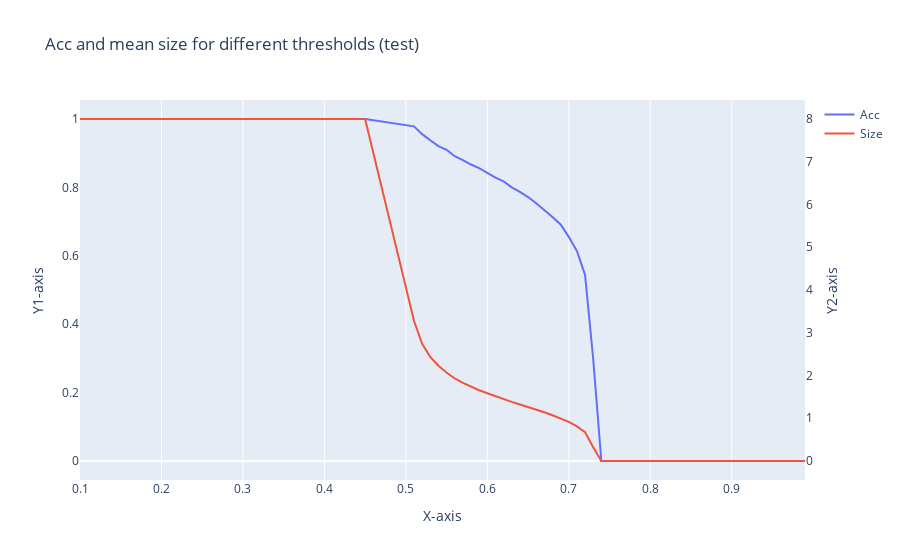

Here is the notebook cell this chart was saved with:
### Code cell
import plotly.graph_objects as go

# Sample data for the two lines
y1 = accs
y2 = sizes

# Create the first y-axis trace (line 1)
trace1 = go.Scatter(x=x, y=y1, mode='lines', name='Acc', yaxis='y1')

# Create the second y-axis trace (line 2)
trace2 = go.Scatter(x=x, y=y2, mode='lines', name='Size', yaxis='y2')

# Create layout with two y-axes and unified hover mode
layout = go.Layout(title='Acc and mean size for different thresholds (test)',
                   xaxis=dict(title='X-axis'),
                   yaxis=dict(title='Y1-axis', side='left', showgrid=False),
                   yaxis2=dict(title='Y2-axis', side='right', overlaying='y', showgrid=False),
                   hovermode='x unified')  # Enable unified hover mode for x-axis

# Create figure and plot it
fig = go.Figure(data=[trace1, trace2], layout=layout)
fig.show()

### Figure 1 — Plotly figure (JSON) as saved in the notebook; plotly's stock layout.template omitted (floating-point values rounded to 4 significant figures)
{"data": [{"mode": "lines", "name": "Acc", "type": "scatter", "x": [0.1, 0.15, 0.2, 0.25, 0.3, 0.35, 0.4, 0.45, 0.51, 0.52, 0.53, 0.54, 0.55, 0.56, 0.57, 0.58, 0.59, 0.6, 0.61, 0.62, 0.63, 0.64, 0.65, 0.66, 0.67, 0.68, 0.69, 0.7, 0.71, 0.72, 0.73, 0.74, 0.75, 0.76, 0.77, 0.78, 0.79, 0.8, 0.81, 0.82, 0.83, 0.84, 0.85, 0.86, 0.87, 0.88, 0.89, 0.9, 0.91, 0.92, 0.93, 0.94, 0.95, 0.96, 0.97, 0.98, 0.99], "y": [1, 1, 1, 1, 1, 1, 1, 1, 0.9786, 0.9557, 0.938, 0.9209, 0.91, 0.8911, 0.88, 0.8669, 0.8566, 0.8423, 0.8286, 0.8177, 0.8003, 0.7869, 0.7717, 0.7534, 0.7346, 0.7131, 0.6914, 0.6554, 0.6143, 0.544, 0.2983, 0, 0, 0, 0, 0, 0, 0, 0, 0, 0, 0, 0, 0, 0, 0, 0, 0, 0, 0, 0, 0, 0, 0, 0, 0, 0], "yaxis": "y"}, {"mode": "lines", "name": "Size", "type": "scatter", "x": [0.1, 0.15, 0.2, 0.25, 0.3, 0.35, 0.4, 0.45, 0.51, 0.52, 0.53, 0.54, 0.55, 0.56, 0.57, 0.58, 0.59, 0.6, 0.61, 0.62, 0.63, 0.64, 0.65, 0.66, 0.67, 0.68, 0.69, 0.7, 0.71, 0.72, 0.73, 0.74, 0.75, 0.76, 0.77, 0.78, 0.79, 0.8, 0.81, 0.82, 0.83, 0.84, 0.85, 0.86, 0.87, 0.88, 0.89, 0.9, 0.91, 0.92, 0.93, 0.94, 0.95, 0.96, 0.97, 0.98, 0.99], "y": [8, 8, 8, 8, 8, 8, 8, 8, 3.281, 2.743, 2.434, 2.228, 2.071, 1.931, 1.827, 1.737, 1.655, 1.584, 1.511, 1.449, 1.382, 1.323, 1.267, 1.206, 1.14, 1.071, 1.002, 0.9154, 0.808, 0.6717, 0.3197, 0, 0, 0, 0, 0, 0, 0, 0, 0, 0, 0, 0, 0, 0, 0, 0, 0, 0, 0, 0, 0, 0, 0, 0, 0, 0], "yaxis": "y2"}], "layout": {"hovermode": "x unified", "title": {"text": "Acc and mean size for different thresholds (test)"}, "xaxis": {"title": {"text": "X-axis"}}, "yaxis": {"showgrid": false, "side": "left", "title": {"text": "Y1-axis"}}, "yaxis2": {"overlaying": "y", "showgrid": false, "side": "right", "title": {"text": "Y2-axis"}}}}
